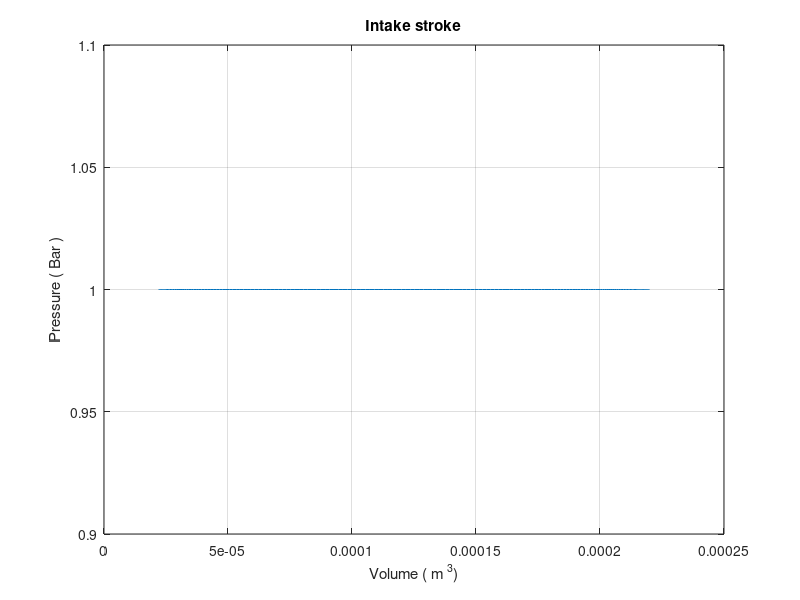

The MATLAB source for this figure: (Note: this script raises an error after producing the figure.)
%% Defining constants

S = 0.055; % [m] Stroke
r  = 1/2 * S; % [m] Length of crankshaft
l = 0.0842; % [m] Length of the connecting rod
B = 0.0677; % [m] Bore dimension
TDC = 0.003; % [m] Top dead center
BDC = S + TDC; % [m] Bottom dead center
V_d = (pi/4) * B^2 * S; % [m^3] Displacement volume
rc = 10; % Compression ratio (assumed for now)
V_c = V_d/(rc - 1); % [m^3] Clearance volume
P_atm  = 1; % [Bar] Atmospheric pressure (assumed for now)

%% Defining the kinematic equations of the engine as functions of theta

Ca = linspace(0, 180, 181); % Intake stroke in degrees.

for i = 1:length(Ca)
    x(i) = r * cosd(Ca(i)) + sqrt(l^2 - r^2 * sind(Ca(i))^2); % [m] x position of piston as a function of theta
    d(i) = l + r - x(i); % [m] Distance of piston from TDC as a function of theta
    Vcyl(i) = pi * (B/2)^2 * d(i) + V_c; % [m^3] Free cylinder volume as a function of theta
end

P = ones(1, 181) * P_atm; % Constant pressure throughout intake stroke

%% Plotting different figures

% PV
figure;
plot (Vcyl, P) ;
xlabel ( ' Volume ( m ^3) ') ;
ylabel ( ' Pressure ( Bar ) ') ;
title ( 'Intake stroke') ;
grid on ;

% Theta V
figure;
plot (theta_deg, Vcyl) ;
xlabel ( '\theta (degrees)') ;
ylabel ( 'Specific volume [m^3]') ;
title ( 'Intake stroke') ;
grid on ;

% Theta x
figure;
plot (theta_deg, x) ;
xlabel ( '\theta (degrees)') ;
ylabel ( ' x [m] ') ;
title ( 'Intake stroke') ;
grid on ;